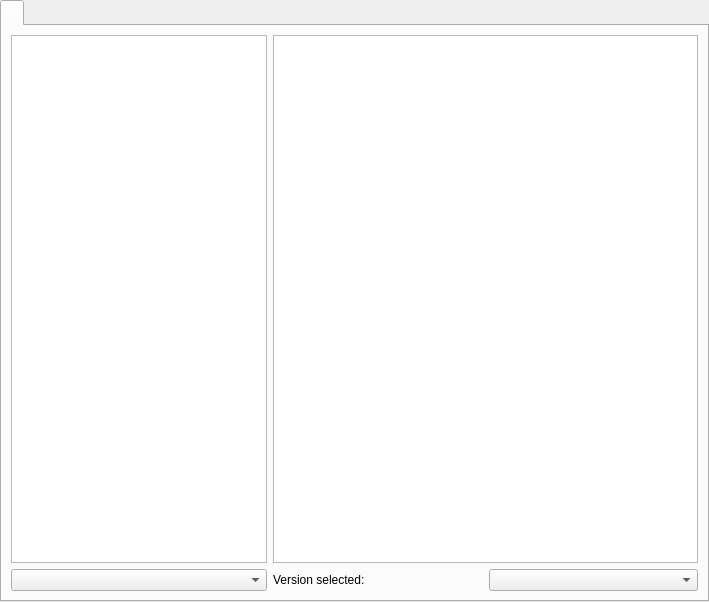
<?xml version="1.0" encoding="UTF-8"?>
<ui version="4.0">
 <class>FTBPage</class>
 <widget class="QWidget" name="FTBPage">
  <property name="geometry">
   <rect>
    <x>0</x>
    <y>0</y>
    <width>709</width>
    <height>602</height>
   </rect>
  </property>
  <layout class="QVBoxLayout" name="verticalLayout">
   <property name="leftMargin">
    <number>0</number>
   </property>
   <property name="topMargin">
    <number>0</number>
   </property>
   <property name="rightMargin">
    <number>0</number>
   </property>
   <property name="bottomMargin">
    <number>0</number>
   </property>
   <item>
    <widget class="QTabWidget" name="tabWidget">
     <property name="currentIndex">
      <number>0</number>
     </property>
     <widget class="QWidget" name="tab">
      <attribute name="title">
       <string notr="true"/>
      </attribute>
      <layout class="QGridLayout" name="gridLayout" columnstretch="0,0,4,4">
       <item row="0" column="0" colspan="2">
        <widget class="QTreeView" name="packList">
         <property name="horizontalScrollBarPolicy">
          <enum>Qt::ScrollBarAlwaysOff</enum>
         </property>
        </widget>
       </item>
       <item row="0" column="2" colspan="2">
        <widget class="QTextBrowser" name="modpackInfo"/>
       </item>
       <item row="1" column="3">
        <widget class="QComboBox" name="packVersionSelection"/>
       </item>
       <item row="1" column="2">
        <widget class="QLabel" name="selectedVersionLabel">
         <property name="text">
          <string>Version selected:</string>
         </property>
         <property name="alignment">
          <set>Qt::AlignLeading|Qt::AlignLeft|Qt::AlignVCenter</set>
         </property>
        </widget>
       </item>
       <item row="1" column="0" colspan="2">
        <widget class="QComboBox" name="sortByBox"/>
       </item>
      </layout>
     </widget>
    </widget>
   </item>
  </layout>
 </widget>
 <resources/>
 <connections/>
</ui>
